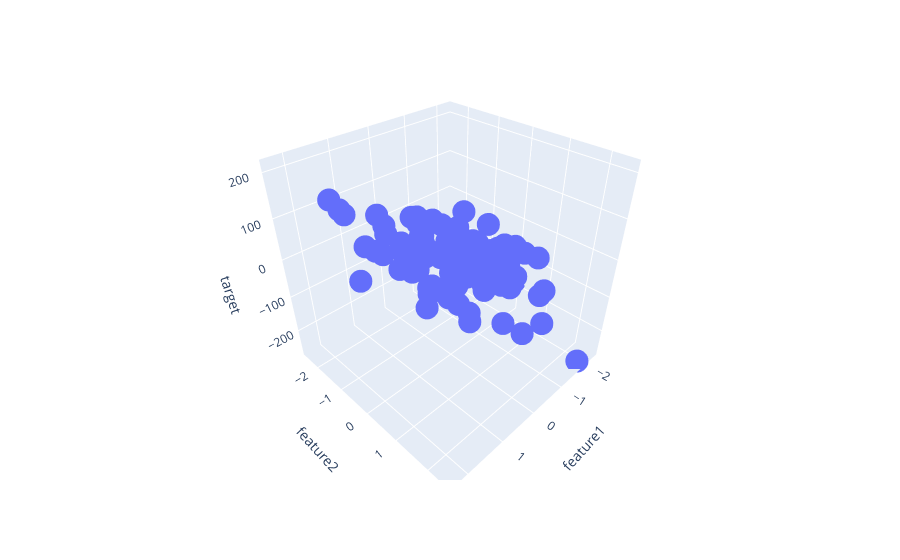

Notebook code cell kept with this figure:
### Code cell
fig = px.scatter_3d(df, x='feature1', y='feature2', z='target')

fig.show()
